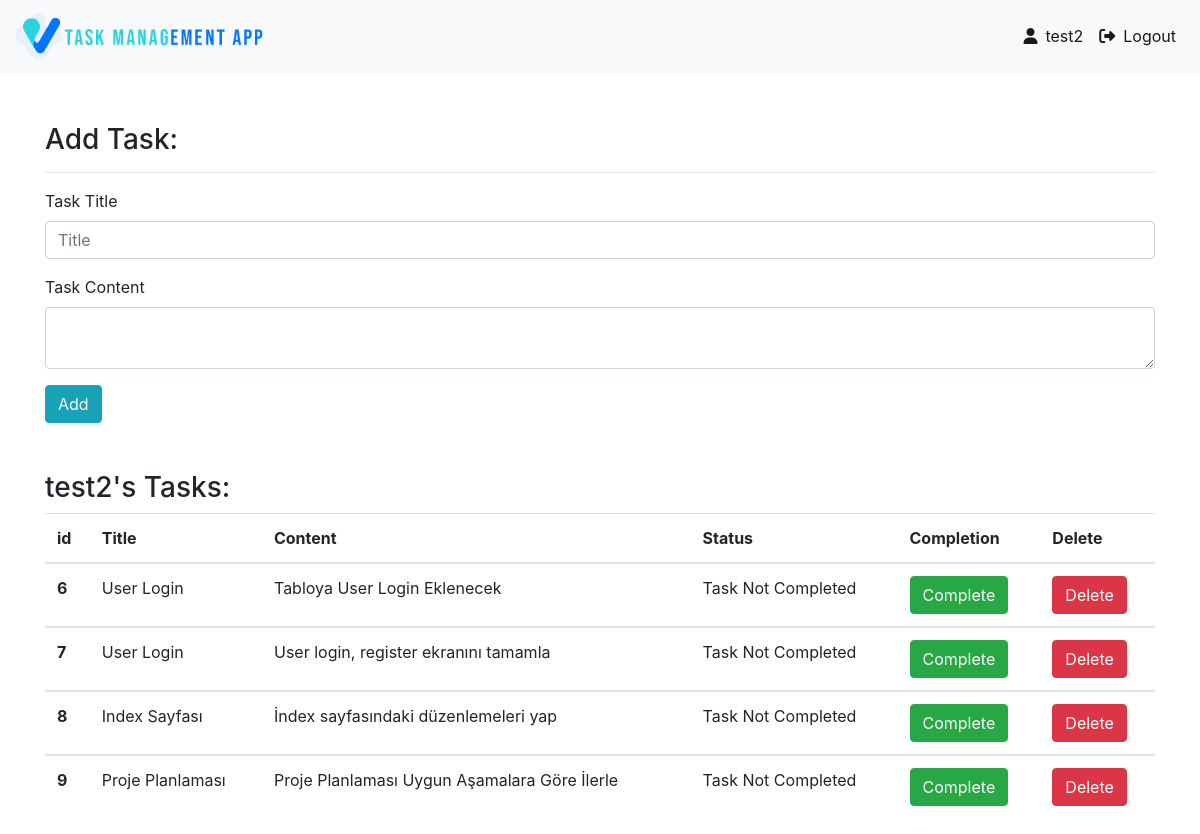
Page / (signed in) on the committed database.
### todo/models.py (models this page shows, shortened)
class User(db.Model,UserMixin):
    id = db.Column(db.Integer, primary_key=True)
    username = db.Column(db.String(80), unique=True, nullable=False)
    password = db.Column(db.String(128), nullable=False)
    email = db.Column(db.String(120), unique=True, nullable=False)
    todos = db.relationship('Todo', backref="author", lazy=True)

class Todo(db.Model):
    id = db.Column(db.Integer, primary_key=True)
    title = db.Column(db.String(80))
    content = db.Column(db.Text)
    done = db.Column(db.Boolean)
    user_id = db.Column(db.Integer, db.ForeignKey("user.id"), nullable=False)

### todo/routes.py (the view)
@app.route("/")
@login_required
def index():
    all_todos = current_user.todos
    return render_template("index.html",all_todos = all_todos)

### todo/models.py (called while the page is built)
@login_manager.user_loader
def load_user(user_id):
    return User.query.get(int(user_id))

### todo/templates/index.html (shortened to what this page needs)
<!DOCTYPE html>
<html lang="en">
<head>
    <link rel="stylesheet" href="https://cdn.jsdelivr.net/npm/bootstrap@4.0.0/dist/css/bootstrap.min.css">
    <link rel="stylesheet" href="static/css/index.css">
</head>
<body>
  <nav class="navbar navbar-expand-lg navbar-light bg-light">
    <a class="navbar-brand" href=""><image class="logo" src="{{ url_for('static',filename="images/logo2.png") }}" alt="ViraSoft Task Management"></a>
    <div class="collapse navbar-collapse" id="navbarNav">
      <ul class="navbar-nav ml-auto">
        <li class="nav-item active">
          <a class="nav-link" href="/"><i class="fas fa-user"></i>&ensp;{{current_user.username}}</a>
        </li>
      <li class="nav-item active">
        <a class="nav-link" href="{{ url_for('logout') }}"><i class="fas fa-sign-out-alt"></i>&ensp;Logout</a>
      </li>
      </ul>
    </div>
  </nav>
    <div class="container">
        <h3>Add Task:</h3>
        <hr>
        <form action="/add" method="POST">
            <form>
                <form>
                    <div class="form-group">
                      <label for="formGroupExampleInput">Task Title</label>
                      <input type="text" name="title" class="form-control" id="formGroupExampleInput" placeholder="Title">
                    </div>
                    <div class="form-group">
                      <label for="formGroupExampleInput2">Task Content</label>
                      <textarea type="text" name="content" class="form-control" id="formGroupExampleInput2" placeholder="Content"> </textarea>
                    </div>
                    <button class="btn btn-info" type="submit"> Add </button>
                  </form>
              </form>
        </form>
        <br><br>
        <h3>{{current_user.username}}'s Tasks:</h3>
        {% if all_todos == [] %}
        <div class="alert alert-danger" role="alert">
            There is no added task!
          </div>
        {% else %}
        <table class="table">
            <thead>
              <tr>
                <th scope="col">id</th>
                <th scope="col">Title</th>
                <th scope="col">Content</th>
                <th scope="col">Status</th>
                <th scope="col">Completion</th>
                <th scope="col">Delete</th>
              </tr>
            </thead>
            <tbody>
                {% for todo in all_todos  %}
                    <th scope="row">{{todo.id}}</th>
                    <td>{{todo.title}}</td>
                    <td>{{todo.content}}</td>
                    {% if todo.done == False %}
                    <td>Task Not Completed</td>
                    {% else %}
                    <td>Task Completed</td>
                    {% endif %}
                    {% if todo.done == False %}
                        <td><a href="/complete/{{todo.id}}" class="btn btn-success">Complete</a></td>
                    {% else %}
                        <td><a href="/complete/{{todo.id}}" class="btn btn-warning">Uncomplete</a></td>
                    {% endif %}
                    <td><a href="/delete/{{todo.id}}" class="btn btn-danger">Delete</a></td>
                </tbody>
                {% endfor %}
          </table>
        {% endif %}
    </div>
</body>
</html>

### todo/static/css/index.css (style rules this page uses)
.container { margin-top: 50px; }
.logo { width: 35%; }

### rows in the picture
User: username "test2"
Todo: id "6", title "User Login", content "Tabloya User Login Eklenecek", done "Task Not Completed"
Todo: id "7", title "User Login", content "User login, register ekranını tamamla", done "Task Not Completed"
Todo: id "8", title "Index Sayfası", content "İndex sayfasındaki düzenlemeleri yap", done "Task Not Completed"
Todo: id "9", title "Proje Planlaması", content "Proje Planlaması Uygun Aşamalara Göre İlerle", done "Task Not Completed"
